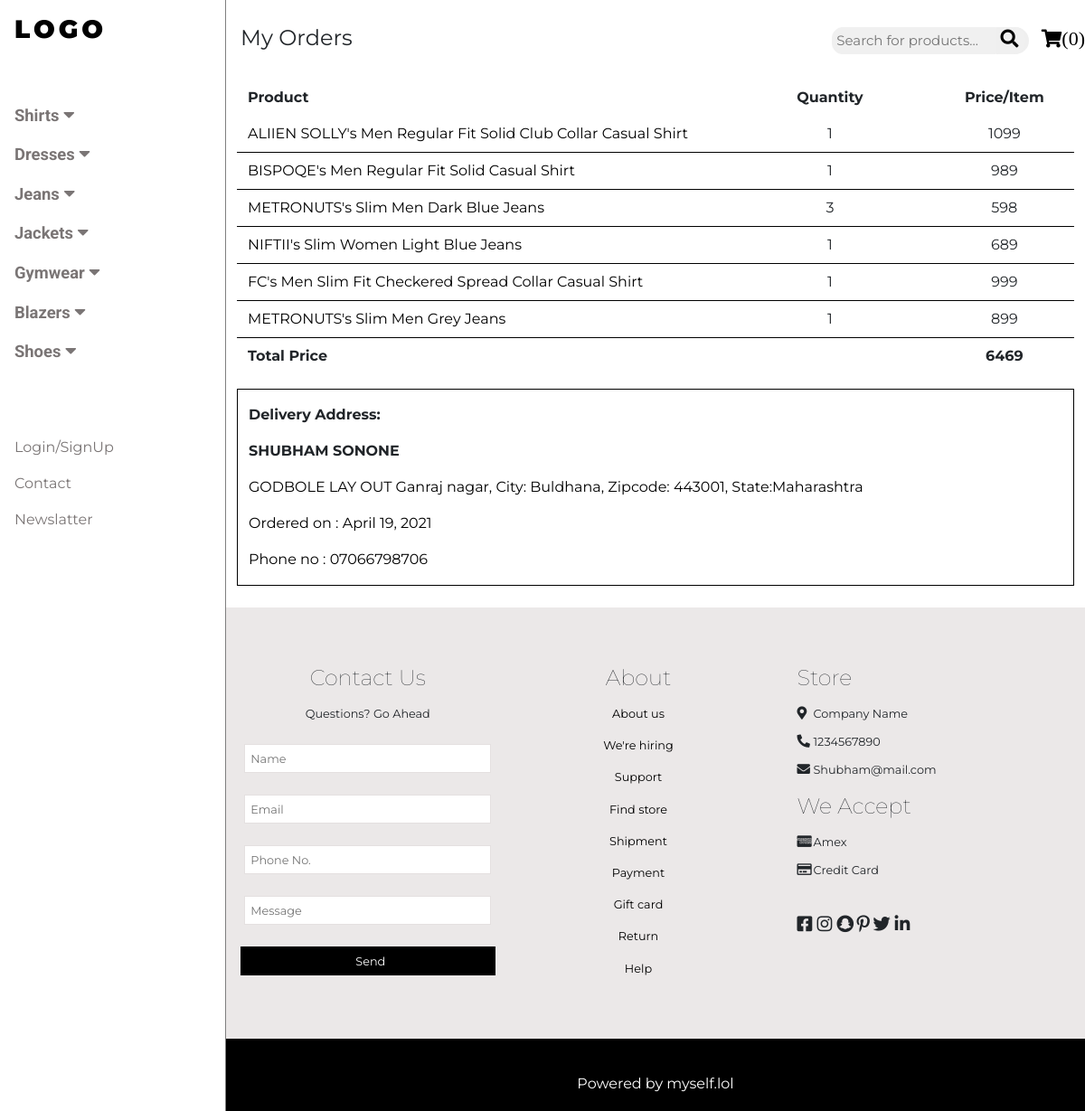
/myorders/orderdetails/7/, run on the app's committed database.
### shop/models.py (models this page shows, shortened)
class order(models.Model):
    owner=models.ForeignKey(User,on_delete=models.CASCADE)
    orderitem=models.TextField(null=False)
    totalprice=models.CharField(max_length=500)
    name=models.CharField(max_length=50)
    email=models.CharField(max_length=50)
    phone=models.CharField(max_length=15)
    address=models.TextField(max_length=300)
    city=models.CharField(max_length=50)
    state=models.CharField(max_length=50)
    zipcode=models.IntegerField()
    orderdate=models.DateField(auto_now_add=True)

### shop/views.py (the view)
# urls.py: path("myorders/orderdetails/<str:id>/",views.orderdetails,name='orderdetails'),
def orderdetails(request,id):
        custorder=order.objects.get(id=id)
        orders=json.loads(custorder.orderitem)
        total=custorder.totalprice
        custname=custorder.name.upper()
        custphone=custorder.phone
        custaddress=custorder.address+ ', City: '+custorder.city+', Zipcode: '+str(custorder.zipcode)+', State:'+custorder.state
        custdate=custorder.orderdate
        data={'orders':orders,'total':total,'name':custname,'phone':custphone,'address':custaddress,'orderdate':custdate}
        print(orders)
        return render(request,'orderdetails.html',data)

### shop/templates/orderdetails.html (shortened to what this page needs)
{% extends 'base.html' %}
{% block pagename %}My Orders{% endblock pagename %}
{% block body %}
{% load static %}
<div class="container">
    {% if orders %}
    <ul class="list-group my-1" id="list" style="list-style-type: none;">
        <li class="fw-bold">
            <div class="container my-2">
                <div class="row">
                    <div class="col-7">Product</div>
                    <div class="col-3 text-center">Quantity</div>
                    <div class="col-2 text-center" style="overflow-wrap: break-word;">Price/Item</div>
                </div>
            </div>
        </li>
        {% for key,order in orders.items %}
        <li style="
        border-bottom: 1px solid black;
    ">
            <div class="container my-2">
                <div class="row">
                    <div class="col-7"><a href="/proddetails/{{key|slice:" 1:"}}" style="color:black">{{order.1}}</a>
                    </div>
                    <div class="col-3 text-center">{{order.0}}</div>
                    <div class="col-2 text-center">{{order.2}}</div>
                </div>
            </div>
        </li>
        {% endfor %}
    </ul>
    <div class="container my-2 fw-bold">
        <div class="row">
            <div class="col-7">Total Price</div>
            <div class="col-3 text-center"></div>
            <div class="col-2 text-center">{{total}}</div>
        </div>
    </div>
    <div class="container my-4" style="border:1px solid black">
        <p class="fw-bold"> Delivery Address:</p>
        <p class="fw-bold">{{name}}</p>
        <p class="text" style="color: black">{{address}} </p>
        <p class="text" style="color: black">Ordered on : {{orderdate}} </p>
        <p class="text" style="color: black">Phone no : {{phone}} </p>
    </div>
</div>
{% endif %}
{% endblock body %}

### shop/static/CSS/Code.css (style rules this page uses)
* { margin: 0; padding: 0; }
html, body { font-family: "Montserrat", sans-serif; font-size: 1rem; line-height: 1.5; }
a { color: black; }
a:link,a:visited { text-decoration: none; color: black; color: rgb(122, 117, 117); }
p { display: block; margin-block-start: 1em; margin-block-end: 1em; margin-inline-start: 0px; margin-inline-end: 0px; }
.text { font-size: 16px; color: white; }

### data on the page
order: totalprice "6469", name "SHUBHAM SONONE", orderdate "April 19, 2021", phone "07066798706"

### other printed values
{{ order.1 }} "ALIIEN SOLLY's Men Regular Fit Solid Club Collar Casual Shirt" "BISPOQE's Men Regular Fit Solid Casual Shirt" "METRONUTS's Slim Men Dark Blue Jeans" "NIFTII's Slim Women Light Blue Jeans" "FC's Men Slim Fit Checkered Spread Collar Casual Shirt" "METRONUTS's Slim Men Grey Jeans"
{{ order.0 }} "1" "1" "3" "1" "1" "1"
{{ order.2 }} "1099" "989" "598" "689" "999" "899"
{{ address }} "GODBOLE LAY OUT Ganraj nagar, City: Buldhana, Zipcode: 443001, State:Maharashtra"
